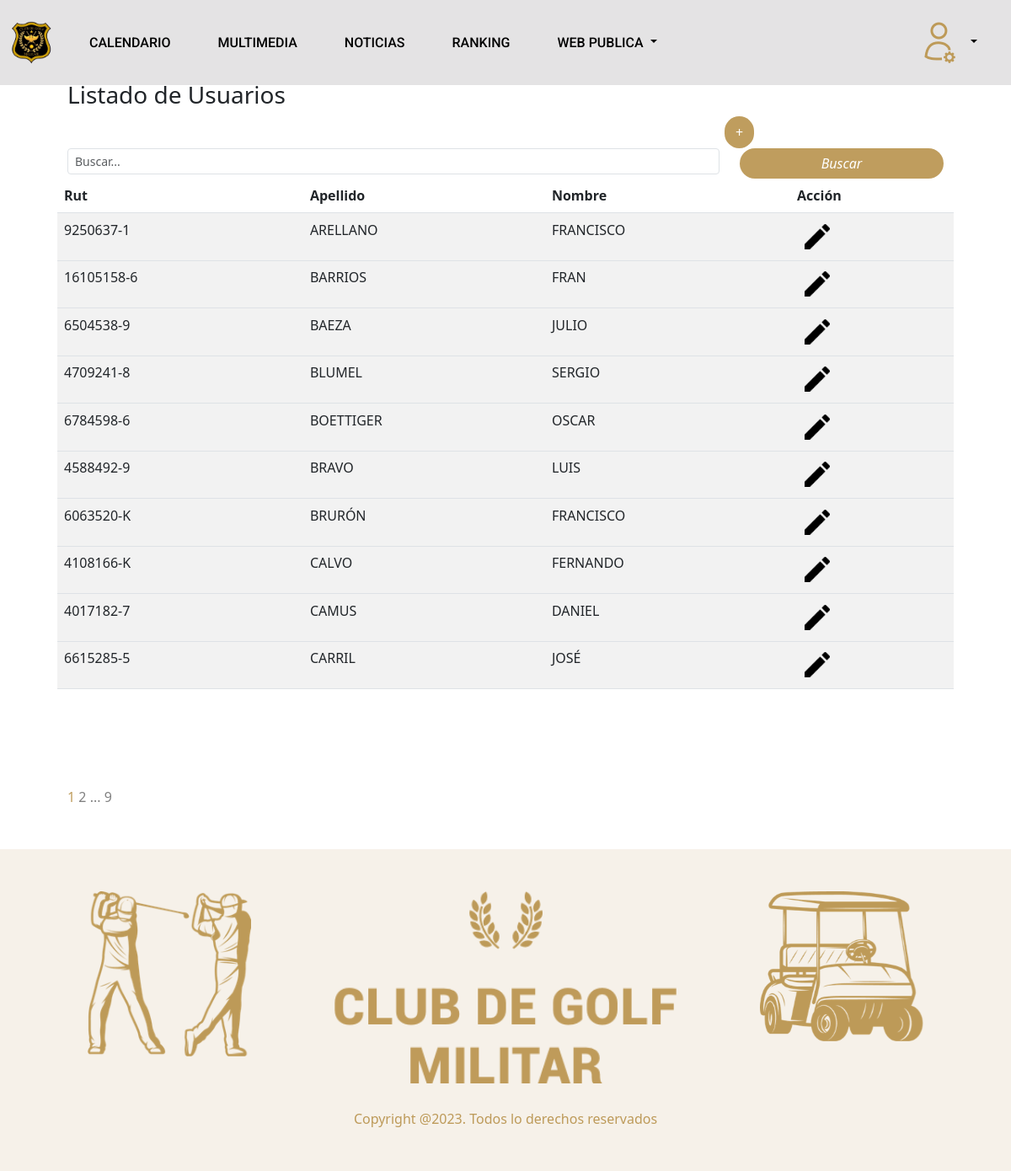
The page /listarUsuarios (signed in) on the database its author committed.
### usuarios/models.py (models this page shows, shortened)
class Usuario(AbstractBaseUser):
    email                   = models.EmailField(verbose_name="email", max_length=255, unique=False, null=True)
    is_active               = models.BooleanField(default= True)  # para ingresar al login
    is_admin                = models.BooleanField(default= False) # para ingresar al admin
    rut                     = models.CharField(max_length=12,  unique=True, verbose_name="Rut")
    primer_nombre           = models.CharField(max_length=200, blank=True, null=False, verbose_name="Primer nombre")
    segundo_nombre          = models.CharField(max_length=200, blank=True, null=True, verbose_name="Segundo nombre")
    apellido_paterno        = models.CharField(max_length=200, blank=True, null=False, verbose_name="Apellido paterno")
    apellido_materno        = models.CharField(max_length=200, blank=True, null=False, verbose_name="Apellido materno")
    fecha_nacimiento        = models.DateField(blank=True, null=True, verbose_name="Fecha de nacimiento")
    telefono                = models.CharField(max_length=200,blank=True, null=True, verbose_name="Celular")
    sexo                    = models.CharField(max_length=1, choices=sexos, default="M", verbose_name="Genero")
    eCivil                  = models.CharField(max_length=30, choices=civil, default="NI", verbose_name="Estado Civil")
    perfil                  = models.CharField(max_length=20, choices=perfil, default="S") # ej. socio,invitado, capitan, tesorero...
    estado                  = models.CharField(max_length=20, choices=estado, default="A")  # en que estado se encuentra la cuenta ej. activa, inactiva, suspendida
    categoria               = models.CharField(max_length=20, choices=categoria, default="NI")  # en que estado se encuentra la cuenta ej. activa, inactiva, suspendida
    situacionEspecial       = models.BooleanField(default=False, verbose_name="Situación Especial")
    fundador                = models.BooleanField(default=False, verbose_name="Fundador")
    institucion             = models.CharField(max_length=20, choices=instituciones, default="NI",blank=True)  # en que estado se encuentra la cuenta ej. activa, inactiva, suspendida
    grado                   = models.CharField(max_length=5, choices=grados, default="NI", blank=True)  # en que estado se encuentra la cuenta ej. activa, inactiva, suspendida
    condicion               = models.CharField(max_length=20, choices=condicion, default="NI", blank=True)  # en que estado se encuentra la cuenta ej. activa, inactiva, suspendida
    profesion               = models.CharField(max_length=200, blank=True, null=True, verbose_name="Profesión")
    fecha_incorporacion     = models.DateField(blank=True, null=True, default=datetime.date.today, verbose_name="Fecha de incorporacion")
    direccion       = models.CharField(max_length=200, blank=True, null= True, verbose_name="Direccion")
    region          = models.CharField(max_length=50,choices= regiones, blank=True, default= ' ', verbose_name="Region")
    tiempoGracia    = models.IntegerField(default=30, verbose_name="Tiempo Gracia")
    objects = MyUserManager()
    USERNAME_FIELD = "rut"
    REQUIRED_FIELDS = ["email",'apellido_paterno','primer_nombre']

### secretario/views.py (the view)
# urls.py: path('listarUsuarios', listarUsuarios.as_view(), name= 'listarUsuarios'),
class listarUsuarios(SecretarioMixin, View):
    model = Usuario
    form_class = FormularioUsuariosView
    template_name = "secretario/views/listarUsuarios.html"
    def get_queryset(self):
        buscar = self.request.GET.get('buscar')
        print(f'listar usuarios buscar: {buscar}')
        if buscar:
            if buscar.upper() in ['TODO', 'TODOS', '*']:
                    lUsuarios = self.model.objects.order_by('apellido_paterno')
            else:
                lUsuarios = self.model.objects.filter(
                    Q(rut__icontains=buscar) |
                    Q(apellido_paterno__icontains=buscar) |
                    Q(primer_nombre__icontains=buscar)
                ).distinct()
        else:
            lUsuarios = self.model.objects.order_by('apellido_paterno')
        paginator = Paginator(lUsuarios,10)
        page = self.request.GET.get('page')
        lUsuarios = paginator.get_page(page)
        return lUsuarios
    def get_context_data(self,**kwargs):
        contexto = {}
        contexto['title']       = 'Usuarios'
        contexto['nameWeb']     =  'Usuarios'
        contexto['subtitle']    =  'Listado de Usuarios'
        contexto['msmEmpty']    =  'No hay resultados'
        contexto['form']      = self.form_class
        contexto['datos']     = self.get_queryset()
        contexto['rol'] = self.request.user.perfil
        if contexto['datos'].paginator.num_pages > 1 and contexto['datos'].number != contexto['datos'].paginator.num_pages : # tiene un next
            if contexto['datos'].paginator.num_pages - contexto['datos'].next_page_number() > 1:
                contexto['up'] = True
            else:
                contexto['up'] = False
        if contexto['datos'].paginator.num_pages > 2 and contexto['datos'].number != 1 : # hay un previo
            if contexto['datos'].previous_page_number()  - 1 > 1:
                contexto['down'] = True
            else:
                contexto['down'] = False
        elClubMenu = ElClub.objects.order_by('order')
        contexto['elClub'] = list(elClubMenu.values('archivo', 'titulo'))
        return contexto
    def get(self,request,*args,**kwargs):
        return render(request,self.template_name,self.get_context_data())

### socios/mixins.py (called while the page is built)
    def dispatch(self, request, *args, **kwargs):
        if request.user.perfil == "SECR" or request.user.perfil == "SUPER" :
            return super().dispatch(request, *args, **kwargs)
        else:
            return redirect('login')

### secretario/templates/secretario/views/listarUsuarios.html (shortened to what this page needs)
{% extends "web/root/origin.html" %}
{% load static %}
{% static "" as baseUrl %}
{% block header %}
      {% include "socio/header/header_socios.html" %}
{% endblock %}
{% block body %}
  {%if datos%}
  <div class="container marketing" id="links">
      <div class="row table-responsive" >
          <h2>{{ title}}</h2>
          <h3>{{ subtitle}}</h3>
            <div class="d-flex justify-content-end">
              <div class="col-lg-3 context">
                 <a href="{%url 'usuarioCreate'%}" class="btn btn-circle">+</a>
              </div>
           </div>
          <form method="get" >
            <div class="row m-b-sm m-t-sm">
                    <div class="col-md-9">
                         <div class="input-group">
                             <input type="text"  class="form-control-sm form-control" placeholder="Buscar..." name="buscar" dato = "{{ request.GET.buscar }}">
                        </div>
                   </div>
                    <div class="col-md-3">
                        <div style="text-align: right">
                           <span class="input-group-btn">
                               <button type="submit" class="btn btn-primary"><i>Buscar</i></button>
                           </span>
                        </div>
                    </div>
            </div>
         </form>
          <table class="table table-striped ">
            <thead>
              <tr>
                <th scope="col">Rut</th>
                <th scope="col">Apellido</th>
                <th scope="col">Nombre</th>
                <th scope="col">Acción</th>
              </tr>
            </thead>
            <tbody>
            {% for t in datos %}
              <tr>
                <td>{{ t.rut  | upper   }}</td>
                <td>{{ t.apellido_paterno  | upper   }}</td>
                <td>{{ t.primer_nombre | upper  }}</td>
                <td>
                  <a type="button" onclick="setId('{{ t.id }}','{% url 'usuarioUpdate'%}','usuarioId' )" class="btn btn-white btn-sm"> <img src="{% static 'web/assets/logos/edit.png' %} " style="padding: 0px !important; width: 30px!important;"></a>
                </td>
              <tr>
             {% endfor%}
            </tbody>
          </table>
       </div>
      </div>
  {%endif%}
  <div class="container marketing">
    <div class="row">
      <div class="col align-self-end">
        {% if datos %}
        <nav class="navigation pagination" role="navigation">
              <div class="nav-links">
                <span class="page-numbers current">
                    {{ datos.number }}
                </span>
               {% if datos.has_next %}
                <a class="next page-numbers" href="?page={{ datos.next_page_number }}{% if request.GET.buscar %}&buscar={{ request.GET.buscar}}{% endif %}">
                    {{ datos.next_page_number }}
                </a>
                {% if  up  %}
                  <a class="page-numbers disable" >
                    ...
                </a>
                {% endif %}
                {% if datos.next_page_number != datos.paginator.num_pages %}
                <a class="prev page-numbers" href="?page={{ datos.paginator.num_pages  }}{% if request.GET.buscar %}&buscar={{ request.GET.buscar}}{% endif %}">
                  {{ datos.paginator.num_pages  }}
                 </a>
                {% endif %}
                {% endif %}
            </div>
        </nav>
        {% endif %}
      </div>
    </div>
  </div>
{% endblock %}

### web/static/web/css/style.css (style rules this page uses)
span { color: #BF9D5E; text-decoration: none !important; }
a.next.page-numbers, a.prev.page-numbers, a.page-numbers.disable { color: gray; text-decoration: none !important; }
a { text-decoration: none !important; }

### web/static/web/css/carousel.css (style rules this page uses)
body { padding-top: 0px; color: rgb(var(--bs-tertiary-color-rgb)); background-color: #ffffff; }

### web/static/web/css/sticky-footer-navbar.css (style rules this page uses)
.container ,.containerFooter { padding: 50px; }

### web/static/web/css/links.css (style rules this page uses)
.marketing img { padding: 30px; }
.btn-primary ,.btn-secondary, .btn-success, .btn-info, .btn-danger, .btn-warning { color: white; border: none; border-radius: 50px; width: 100%; }
.btn-circle { color: white; background: #BF9D5E; border-radius: 100px; }
.btn-primary { background: #BF9D5E; }

### rows shown on the page
Usuario: rut "9250637-1", apellido_paterno "ARELLANO", primer_nombre "FRANCISCO"
Usuario: rut "16105158-6", apellido_paterno "BARRIOS", primer_nombre "FRAN"
Usuario: rut "6504538-9", apellido_paterno "BAEZA", primer_nombre "JULIO"
Usuario: rut "4709241-8", apellido_paterno "BLUMEL", primer_nombre "SERGIO"
Usuario: rut "6784598-6", apellido_paterno "BOETTIGER", primer_nombre "OSCAR"
Usuario: rut "4588492-9", apellido_paterno "BRAVO", primer_nombre "LUIS"
Usuario: rut "6063520-K", apellido_paterno "BRURÓN", primer_nombre "FRANCISCO"
Usuario: rut "4108166-K", apellido_paterno "CALVO", primer_nombre "FERNANDO"
Usuario: rut "4017182-7", apellido_paterno "CAMUS", primer_nombre "DANIEL"
Usuario: rut "6615285-5", apellido_paterno "CARRIL", primer_nombre "JOSÉ"

### other values the page prints
{{ subtitle }} "Listado de Usuarios"
{{ datos.number }} "1"
{{ datos.next_page_number }} "2"
{{ datos.paginator.num_pages }} "9"
